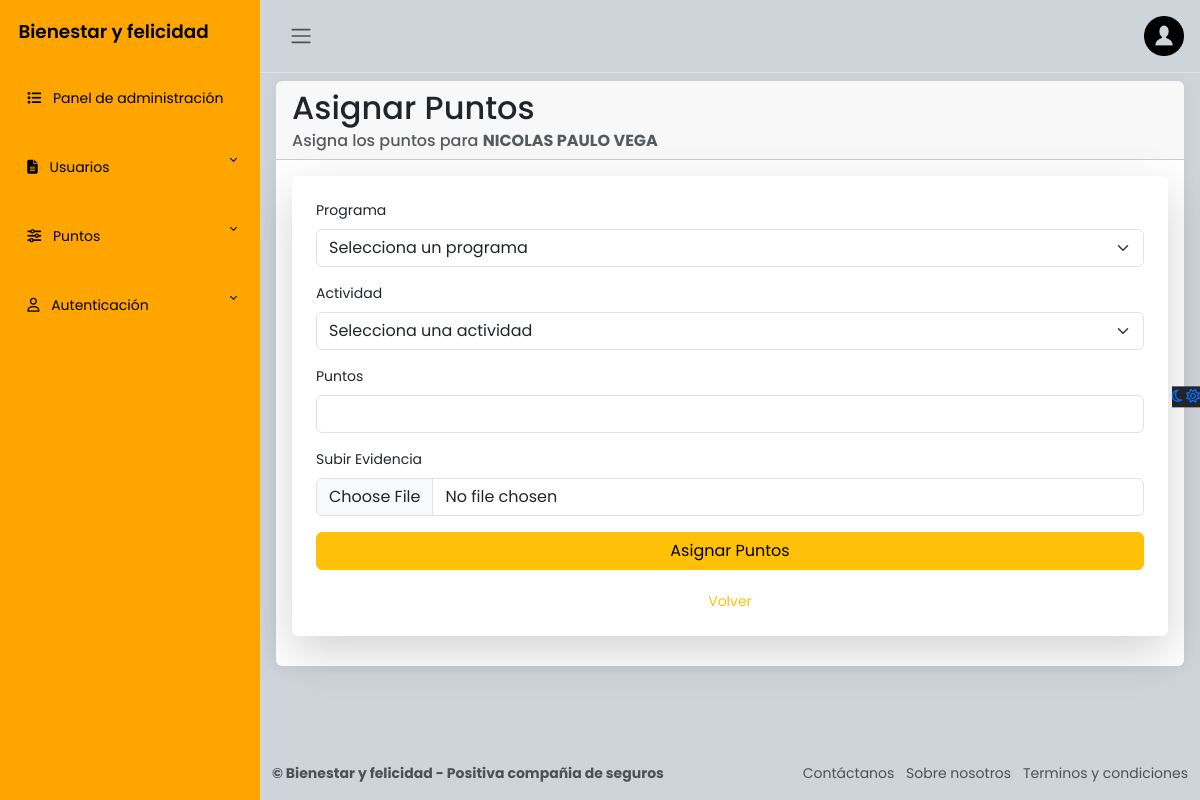
The page /admin_panel/puntos/usuario/9382716450 (signed in) on the database as committed earlier.
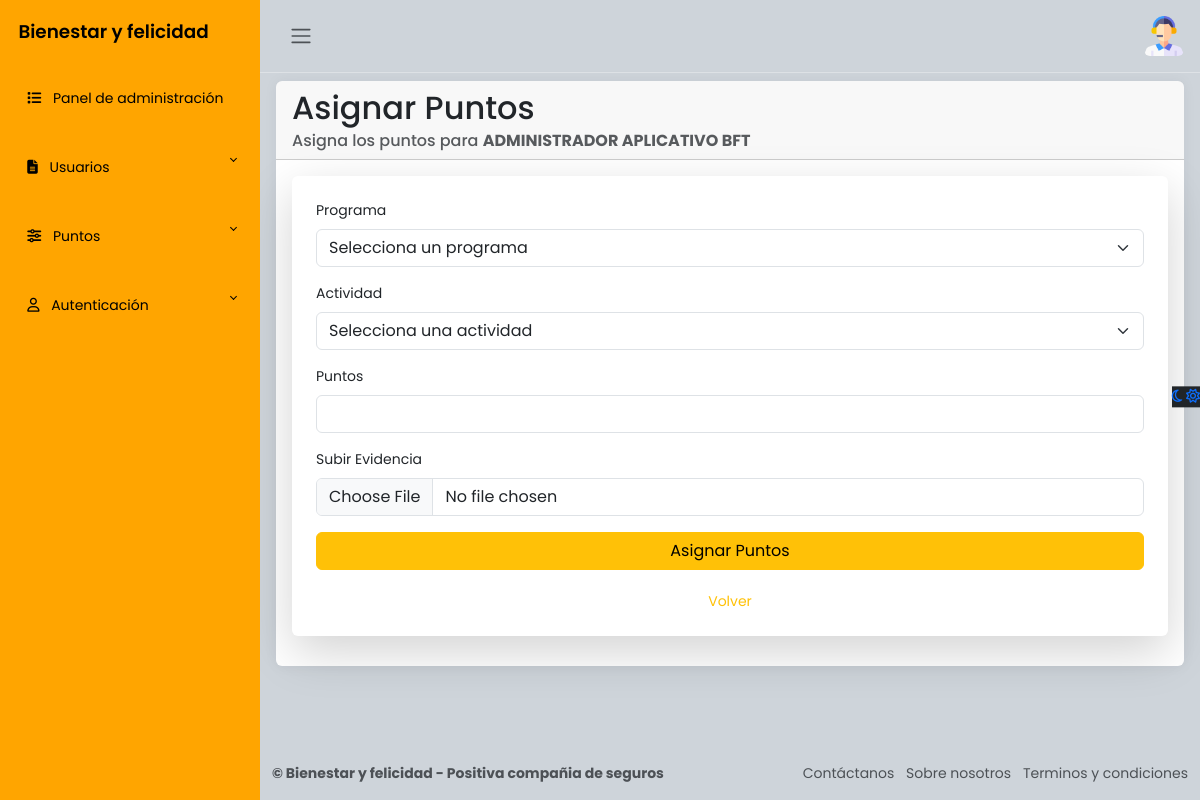
The same page on the database as committed later.
### apps/usuarios/models.py (models this page shows, shortened)
class Usuarios(AbstractBaseUser, PermissionsMixin):
    avatar = models.FileField('Avatar', upload_to='usuarios/', null=True, blank=True)
    nombres = models.CharField('Nombres', max_length=50)
    apellidos = models.CharField('Apellidos', max_length=100)
    numero_documento = models.IntegerField('Número de documento', primary_key=True, unique=True)
    correo = models.EmailField('Correo electrónico', max_length=255, unique=True)
    puntos_totales = models.IntegerField('Número total de puntos', default=1000)
    password = models.CharField('Contraseña', max_length=255)
    ultimo_reinicio = models.DateField('Ultimo reinicio de puntos', default=now) # Reiniciar puntos
    is_active = models.BooleanField(default=True)
    is_staff = models.BooleanField(default=False)
    objects = UsuariosManager()
    USERNAME_FIELD = 'numero_documento'
    REQUIRED_FIELDS = ['nombres', 'apellidos', 'correo']
    class Meta:
        verbose_name = 'Usuario'
        verbose_name_plural = 'Usuarios'

### apps/puntos/views.py (the view, shortened to what this page needs)
# urls.py: path('usuario/<int:id_usuario>', login_required(puntos), name="puntos"),
@login_required(login_url='/accounts/login/')
@user_passes_test(is_staff, login_url='/')
def puntos(request, id_usuario):
    usuario = Usuarios.objects.get(numero_documento=id_usuario)
    programas = Programa.objects.all()
    actividades = Actividad.objects.none()  # Inicialmente vacío
    form = PuntosForm()
    return render(request, 'puntos.html', {
        'usuario': usuario,
        'programas': programas,
        'actividades': actividades,
        'form': form
    })

### apps/puntos/forms.py
class PuntosForm(forms.ModelForm):
    class Meta:
        model = Puntos
        fields = '__all__'
        widgets = {
            'evidencia': forms.ClearableFileInput(attrs={'class': 'form-control'}),
        }

### apps/puntos/views.py (called while the page is built)
def is_staff(user):
    return user.is_active and user.is_staff # Validar si es administrador y esta activo

### apps/puntos/templates/puntos.html (shortened to what this page needs)
{% extends "admin_dashboard/layout.html" %}
{% load static %}
{% block content %}
<main class="content px-3 py-2">
    <div class="card border-0">
        <div class="card-header">
            <h2 class="card-title">Asignar Puntos</h2>
            <h6 class="card-subtitle text-muted">
                Asigna los puntos para <strong>{{ usuario.nombres|upper }} {{ usuario.apellidos|upper }}</strong>
            </h6>
        </div>
        <div class="card-body">
            <form method="POST" enctype="multipart/form-data" class="p-4 shadow-lg rounded">
                <div class="mb-3">
                    <label for="id_programa" class="form-label">Programa</label>
                    <select class="form-select" id="id_programa" name="programa">
                        <option value="">Selecciona un programa</option>
                    </select>
                </div>
                <div class="mb-3">
                    <label for="id_actividad" class="form-label">Actividad</label>
                    <select name="actividad" id="id_actividad" class="form-select">
                        <option value="">Selecciona una actividad</option>
                    </select>
                </div>
                <div class="mb-3">
                    <label for="puntos" class="form-label">Puntos</label>
                    <input type="number" name="puntos" id="puntos" class="form-control" readonly>
                </div>
                <div class="mb-3">
                    <label for="id_evidencia" class="form-label">Subir Evidencia</label>
                    <input type="file" name="evidencia" id="id_evidencia" class="form-control">
                </div>
                <button type="submit" class="btn btn-warning w-100">Asignar Puntos</button>
                <br><br>
                <div class="text-center">
                    <a href="{% url 'list_usuarios' %}" class="text-warning">Volver</a>
                </div>
            </form>
        </div>
    </div>
</main>
{% endblock %}

### apps/usuarios/templates/admin_dashboard/layout.html (shortened to what the changed rows need)
{% load static %}
<html lang="es">
<head>
    <link rel="stylesheet" href="https://cdn.jsdelivr.net/npm/bootstrap@5.3.0-alpha2/dist/css/bootstrap.min.css">
    <link href="https://cdn.jsdelivr.net/npm/bootstrap@5.3.0/dist/css/bootstrap.min.css" rel="stylesheet">
    <link rel="stylesheet" href="{% static 'css/administrador.styles.css' %}">
</head>
<body>
    <div class="wrapper">
        <div class="main">
            <nav class="navbar navbar-expand px-3 border-bottom">
                <div class="navbar-collapse navbar">
                    <ul class="navbar-nav">
                        <li class="nav-item dropdown">
                            <a href="#" data-bs-toggle="dropdown" class="nav-icon pe-md-0">
                                {% if user.is_authenticated %}
                                    {% if user.avatar %}
                                        <img class="avatar img-fluid rounded" src="{{ user.avatar.url }}" alt="Avatar de {{ user.nombres }}">
                                    {% else %}
                                        <img src="{% static "img/usuario/usuario.png" %}" alt="usuario" class="avatar img-fluid">
                                    {% endif %}
                                {% endif %}
                            </a>
                        </li>
                    </ul>
                </div>
            </nav>
            {% block content %}{% endblock %}
        </div>
    </div>
</body>
</html>

Rows that differ between the two databases and show on the page:
changed Usuarios: avatar: picture added; nombres "NICOLAS" → "ADMINISTRADOR"; apellidos "PAULO VEGA" → "APLICATIVO BFT"
